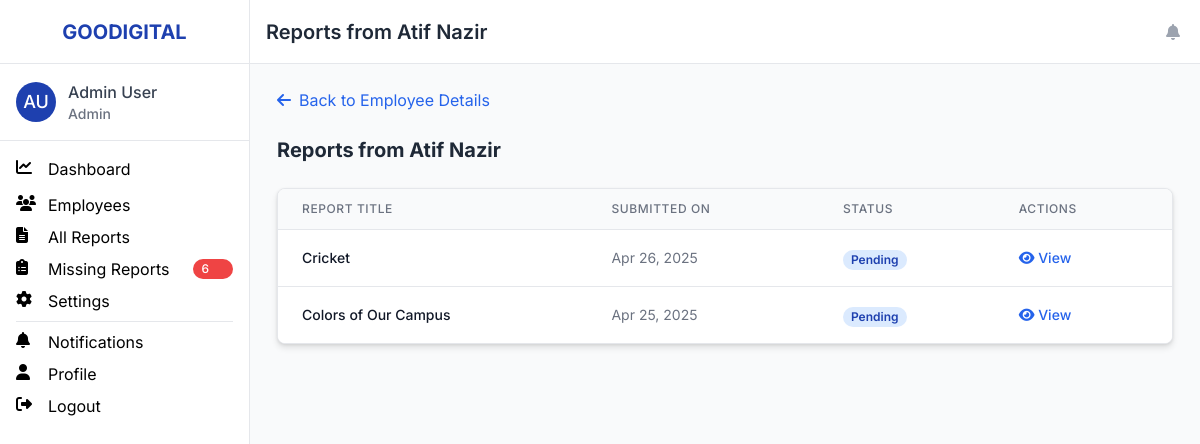
/admin/employees/2/reports (signed in), run on the app's committed database.
### app/models.py (models this page shows, shortened)
class User(db.Model, UserMixin):
    __tablename__ = 'users'
    id = db.Column(db.Integer, primary_key=True)
    email = db.Column(db.String(120), unique=True, nullable=False)
    username = db.Column(db.String(80), unique=True, nullable=False)
    password_hash = db.Column(db.String(256), nullable=False)
    first_name = db.Column(db.String(50), nullable=False)
    last_name = db.Column(db.String(50), nullable=False)
    role = db.Column(db.String(20), nullable=False)  # 'admin' or 'employee'
    is_active = db.Column(db.Boolean, default=True)
    created_at = db.Column(db.DateTime, default=datetime.utcnow)
    reports = db.relationship('Report', backref='user', lazy='dynamic')
    notifications = db.relationship('Notification', backref='user', lazy='dynamic',
                                   primaryjoin="User.id == Notification.user_id")

class Report(db.Model):
    __tablename__ = 'reports'
    id = db.Column(db.Integer, primary_key=True)
    title = db.Column(db.String(200), nullable=False)
    filename = db.Column(db.String(255), nullable=False)
    original_filename = db.Column(db.String(255), nullable=False)
    week_start = db.Column(db.Date, nullable=False)
    week_end = db.Column(db.Date, nullable=False)
    submitted_at = db.Column(db.DateTime, default=datetime.utcnow)
    approved = db.Column(db.Boolean, default=False)
    admin_notes = db.Column(db.Text, nullable=True)
    user_id = db.Column(db.Integer, db.ForeignKey('users.id'), nullable=False)
    campaigns = db.relationship('Campaign', backref='report', lazy='dynamic', cascade='all, delete-orphan')

### app/routes/admin_routes.py (the view)
@admin.route('/employees/<int:employee_id>/reports')
@login_required
@admin_required
def employee_reports(employee_id):
    employee = User.query.filter_by(id=employee_id, role='employee').first_or_404()
    reports = Report.query.filter_by(user_id=employee_id).order_by(Report.submitted_at.desc()).all()
    for report in reports:
        if report.submitted_at:
            report.local_submitted_at = convert_to_karachi(report.submitted_at)
    return render_template(
        'admin/employee_reports.html',
        title=f'Reports from {employee.first_name} {employee.last_name}',
        employee=employee,
        reports=reports
    )

### app/__init__.py (called while the page is built)
@login_manager.user_loader
def load_user(user_id):
    return User.query.get(int(user_id))

### app/routes/admin_routes.py (called while the page is built)
@admin.app_context_processor
def inject_missing_count():
    if current_user.is_authenticated and current_user.role == 'admin':
        missing_count = MissingReport.query.filter_by(resolved=False).count()
    else:
        missing_count = 0
    return {'missing_count': missing_count}

def convert_to_karachi(utc_datetime):
    if not utc_datetime:
        return None
    if not utc_datetime.tzinfo:
        utc_datetime = utc_datetime.replace(tzinfo=pytz.UTC)
    return utc_datetime.astimezone(karachi_tz)

def admin_required(f):
    @wraps(f)
    def decorated_function(*args, **kwargs):
        if not current_user.is_authenticated or current_user.role != 'admin':
            flash('You do not have permission to access this page.', 'danger')
            return redirect(url_for('auth.login'))
        return f(*args, **kwargs)
    return decorated_function

@admin.app_context_processor
def inject_utilities():
    return dict(
        convert_to_karachi=convert_to_karachi,
        get_current_karachi_time=get_current_karachi_time
    )

### app/routes/employee_routes.py (called while the page is built)
@employee.app_context_processor
def inject_utilities():
    return dict(convert_to_karachi=convert_to_karachi)

### app/templates/admin/employee_reports.html (shortened to what this page needs)
{% extends "base.html" %}
{% block content %}
<div class="max-w-4xl mx-auto">
    <div class="mb-6">
        <a href="{{ url_for('admin.employee_details', employee_id=employee.id) }}" class="flex items-center text-primary-600 hover:text-primary-800">
            <i class="fas fa-arrow-left mr-2"></i>
            <span>Back to Employee Details</span>
        </a>
    </div>
    <div class="flex justify-between items-center mb-6">
        <h2 class="text-xl font-bold text-gray-800">
            Reports from {{ employee.first_name }} {{ employee.last_name }}
        </h2>
    </div>
    <div class="card">
        {% if reports %}
            <div class="overflow-x-auto">
                <table class="min-w-full divide-y divide-gray-200">
                    <thead class="bg-gray-50">
                        <tr>
                            <th scope="col" class="px-6 py-3 text-left text-xs font-medium text-gray-500 uppercase tracking-wider">
                                Report Title
                            </th>
                            <th scope="col" class="px-6 py-3 text-left text-xs font-medium text-gray-500 uppercase tracking-wider">
                                Submitted On
                            </th>
                            <th scope="col" class="px-6 py-3 text-left text-xs font-medium text-gray-500 uppercase tracking-wider">
                                Status
                            </th>
                            <th scope="col" class="px-6 py-3 text-left text-xs font-medium text-gray-500 uppercase tracking-wider">
                                Actions
                            </th>
                        </tr>
                    </thead>
                    <tbody class="bg-white divide-y divide-gray-200">
                        {% for report in reports %}
                            <tr>
                                <td class="px-6 py-4 whitespace-nowrap">
                                    <div class="text-sm font-medium text-gray-900">
                                        {{ report.title }}
                                    </div>
                                </td>
                                <td class="px-6 py-4 whitespace-nowrap">
                                    <div class="text-sm text-gray-500">
                                        {{ report.submitted_at.strftime('%b %d, %Y') }}
                                    </div>
                                </td>
                                <td class="px-6 py-4 whitespace-nowrap">
                                    {% if report.approved %}
                                        <span class="px-2 inline-flex text-xs leading-5 font-semibold rounded-full bg-green-100 text-green-800">
                                            Approved
                                        </span>
                                    {% else %}
                                        <span class="px-2 inline-flex text-xs leading-5 font-semibold rounded-full bg-blue-100 text-blue-800">
                                            Pending
                                        </span>
                                    {% endif %}
                                </td>
                                <td class="px-6 py-4 whitespace-nowrap text-sm font-medium">
                                    <a href="{{ url_for('admin.report_details', report_id=report.id) }}" class="text-primary-600 hover:text-primary-900 mr-3">
                                        <i class="fas fa-eye"></i> View
                                    </a>
                                </td>
                            </tr>
                        {% endfor %}
                    </tbody>
                </table>
            </div>
        {% endif %}
    </div>
</div>
{% endblock %}

### app/templates/base.html (shortened to what this page needs)
<!DOCTYPE html>
<html lang="en">
<head>
    <script src="https://cdn.tailwindcss.com"></script>
    <link rel="stylesheet" href="https://cdnjs.cloudflare.com/ajax/libs/font-awesome/6.4.0/css/all.min.css">
    <link rel="stylesheet" href="{{ url_for('static', filename='css/main.css') }}">
</head>
<body class="bg-gray-50">
    {% if current_user.is_authenticated %}
    <div class="md:grid md:grid-cols-[250px_1fr] min-h-screen">
        <aside class="hidden md:block bg-white border-r border-gray-200 h-screen overflow-y-auto">
            <div class="flex items-center justify-center h-16 px-4 border-b border-gray-200">
                <h1 class="text-xl font-bold text-primary-800">GOODIGITAL</h1>
            </div>
            <div class="p-4 border-b border-gray-200">
                <div class="flex items-center">
                    <div class="flex-shrink-0">
                        <span class="inline-flex items-center justify-center h-10 w-10 rounded-full bg-primary-800">
                            <span class="text-lg font-medium leading-none text-white">
                                {{ current_user.first_name[0] }}{{ current_user.last_name[0] }}
                            </span>
                        </span>
                    </div>
                    <div class="ml-3">
                        <p class="text-base font-medium text-gray-700">
                            {{ current_user.first_name }} {{ current_user.last_name }}
                        </p>
                        <p class="text-sm font-medium text-gray-500">
                            {{ current_user.role.capitalize() }}
                        </p>
                    </div>
                </div>
            </div>
            <nav class="mt-4 px-4 space-y-2">
                {% if current_user.role == 'admin' %}
<a href="{{ url_for('admin.dashboard') }}" class="nav-link {% if request.endpoint == 'admin.dashboard' %}active{% endif %}">
    <i class="fas fa-chart-line w-5 h-5 mr-3"></i>
    <span>Dashboard</span>
</a>
<a href="{{ url_for('admin.employees') }}" class="nav-link {% if request.endpoint == 'admin.employees' %}active{% endif %}">
    <i class="fas fa-users w-5 h-5 mr-3"></i>
    <span>Employees</span>
</a>
<a href="{{ url_for('admin.all_reports') }}" class="nav-link {% if request.endpoint == 'admin.all_reports' %}active{% endif %}">
    <i class="fas fa-file-alt w-5 h-5 mr-3"></i>
    <span>All Reports</span>
</a>
<a href="{{ url_for('admin.missing_reports') }}" class="nav-link {% if request.endpoint == 'admin.missing_reports' %}active{% endif %}">
    <i class="fas fa-clipboard-list w-5 h-5 mr-3"></i>     <span>Missing Reports</span>
     {% set missing_count = MissingReport.query.filter_by(resolved=False).count() %}
     {% if missing_count > 0 %}
     <span class="ml-2 px-2 py-0.5 text-xs font-medium bg-error-500 text-white rounded-full">{{ missing_count }}</span>
     {% endif %}
    </a>
<a href="{{ url_for('admin.settings') }}" class="nav-link {% if request.endpoint == 'admin.settings' %}active{% endif %}">
    <i class="fas fa-cog w-5 h-5 mr-3"></i>
    <span>Settings</span>
</a>
                {% endif %}
                <hr class="my-4 border-gray-200" />
                <a href="{{ url_for('main.notifications') }}" class="nav-link {% if request.endpoint == 'main.notifications' %}active{% endif %}">
                    <i class="fas fa-bell w-5 h-5 mr-3"></i>
                    <span>Notifications</span>
                </a>
                <a href="{{ url_for('auth.profile') }}" class="nav-link {% if request.endpoint == 'auth.profile' %}active{% endif %}">
                    <i class="fas fa-user w-5 h-5 mr-3"></i>
                    <span>Profile</span>
                </a>
                <a href="{{ url_for('auth.logout') }}" class="nav-link">
                    <i class="fas fa-sign-out-alt w-5 h-5 mr-3"></i>
                    <span>Logout</span>
                </a>
            </nav>
        </aside>
        <main class="flex flex-col min-h-screen">
            <div class="z-10 bg-white border-b border-gray-200 h-16 flex items-center px-4">
                <h1 class="text-xl font-semibold text-gray-800">
                    {% if title %}{{ title }}{% else %}GOODIGITAL{% endif %}
                </h1>
                <div class="ml-auto flex items-center">
                    <a href="{{ url_for('main.notifications') }}" class="p-1 text-gray-400 rounded-full hover:bg-gray-100 focus:outline-none focus:ring-2 focus:ring-offset-2 focus:ring-primary-500">
                        <i class="fas fa-bell"></i>
                    </a>
                </div>
            </div>
            <div class="p-6 flex-grow">
                {% block content %}{% endblock %}
            </div>
        </main>
    </div>
    {% endif %}
</body>
</html>

### app/static/css/main.css (style rules this page uses)
body { overflow-x: hidden; }
nav { display: flex; flex-direction: column; }
nav a { display: flex; align-items: center; width: 100%; }
.nav-link { display: flex; align-items: center; width: 100%; margin-bottom: 0.25rem; }
.nav-link i { flex-shrink: 0; }
.nav-link span { flex-grow: 1; }
.card { background-color: #ffffff; border-radius: 0.5rem; box-shadow: 0 4px 6px rgba(0, 0, 0, 0.1), 0 1px 3px rgba(0, 0, 0, 0.08); border: 1px solid #e5e7eb; overflow: hidden; }

### app/templates/base.html (style rules this page uses)
body { font-family: 'Inter', -apple-system, BlinkMacSystemFont, sans-serif; }
.nav-link { @apply flex items-center px-4 py-2 text-gray-600 transition-all hover:bg-primary-100 hover:text-primary-800 rounded-md; }
.card { @apply bg-white rounded-lg shadow-md overflow-hidden; }

### data on the page
User: first_name "A", last_name "U", first_name "Admin", last_name "User", role "Admin"
User: first_name "Atif", last_name "Nazir"
Report: title "Cricket", submitted_at "Apr 26, 2025", approved "Pending"
Report: title "Colors of Our Campus", submitted_at "Apr 25, 2025", approved "Pending"

### other printed values
{{ missing_count }} "6"
{{ title }} "Reports from Atif Nazir"
